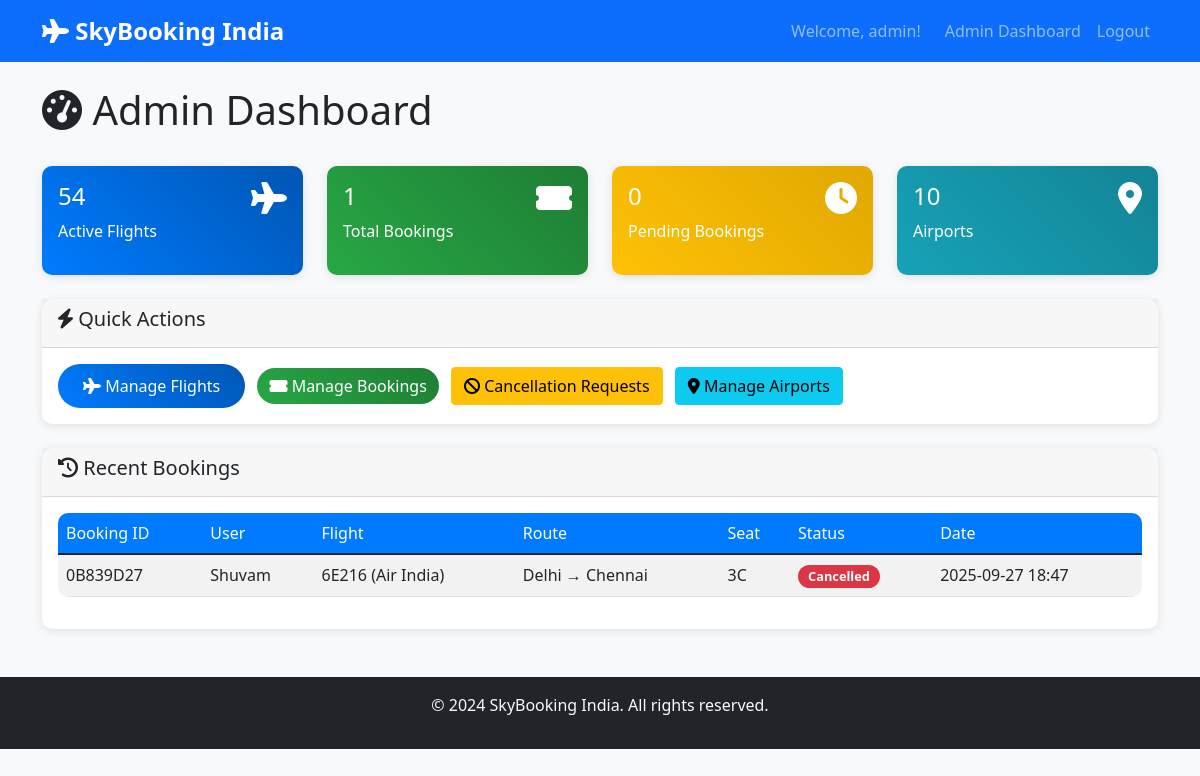
The page /admin/dashboard (signed in) on the database its author committed.
### tables this page shows
CREATE TABLE bookings
                 (id INTEGER PRIMARY KEY AUTOINCREMENT,
                  booking_id TEXT UNIQUE NOT NULL,
                  user_id INTEGER,
                  flight_id INTEGER,
                  seat_id INTEGER,
                  passenger_name TEXT NOT NULL,
                  passenger_email TEXT NOT NULL,
                  passenger_phone TEXT NOT NULL,
                  booking_date TIMESTAMP DEFAULT CURRENT_TIMESTAMP,
                  payment_status TEXT DEFAULT 'pending',
                  booking_status TEXT DEFAULT 'pending',
                  amount DECIMAL(10,2) NOT NULL,
                  FOREIGN KEY (user_id) REFERENCES users (id),
                  FOREIGN KEY (flight_id) REFERENCES flights (id),
                  FOREIGN KEY (seat_id) REFERENCES seats (id));

CREATE TABLE users
                 (id INTEGER PRIMARY KEY AUTOINCREMENT,
                  username TEXT UNIQUE NOT NULL,
                  password TEXT NOT NULL,
                  email TEXT NOT NULL,
                  user_type TEXT NOT NULL,
                  created_at TIMESTAMP DEFAULT CURRENT_TIMESTAMP);

CREATE TABLE flights
                 (id INTEGER PRIMARY KEY AUTOINCREMENT,
                  flight_number TEXT UNIQUE NOT NULL,
                  airline TEXT NOT NULL,
                  departure_airport_id INTEGER,
                  arrival_airport_id INTEGER,
                  departure_date DATE NOT NULL,
                  departure_time TIME NOT NULL,
                  arrival_time TIME NOT NULL,
                  price DECIMAL(10,2) NOT NULL,
                  total_seats INTEGER DEFAULT 60,
                  available_seats INTEGER DEFAULT 60,
                  status TEXT DEFAULT 'active',
                  FOREIGN KEY (departure_airport_id) REFERENCES airports (id),
                  FOREIGN KEY (arrival_airport_id) REFERENCES airports (id));

CREATE TABLE airports
                 (id INTEGER PRIMARY KEY AUTOINCREMENT,
                  code TEXT UNIQUE NOT NULL,
                  name TEXT NOT NULL,
                  city TEXT NOT NULL,
                  state TEXT NOT NULL);

CREATE TABLE seats
                 (id INTEGER PRIMARY KEY AUTOINCREMENT,
                  flight_id INTEGER,
                  seat_number TEXT NOT NULL,
                  is_booked BOOLEAN DEFAULT 0,
                  FOREIGN KEY (flight_id) REFERENCES flights (id));

### app.py (the view)
@app.route('/admin/dashboard')
def admin_dashboard():
    if 'user_id' not in session or session.get('user_type') != 'admin':
        flash('Access denied. Admin login required.')
        return redirect(url_for('login'))
    conn = get_db_connection()
    total_flights = conn.execute('SELECT COUNT(*) as count FROM flights WHERE status = "active"').fetchone()['count']
    total_bookings = conn.execute('SELECT COUNT(*) as count FROM bookings').fetchone()['count']
    pending_bookings = conn.execute('SELECT COUNT(*) as count FROM bookings WHERE booking_status = "pending"').fetchone()['count']
    total_airports = conn.execute('SELECT COUNT(*) as count FROM airports').fetchone()['count']
    recent_bookings = conn.execute('''
        SELECT b.*, f.flight_number, f.airline,
               dep.city as departure_city, arr.city as arrival_city,
               u.username, s.seat_number
        FROM bookings b
        JOIN flights f ON b.flight_id = f.id
        JOIN airports dep ON f.departure_airport_id = dep.id
        JOIN airports arr ON f.arrival_airport_id = arr.id
        JOIN users u ON b.user_id = u.id
        JOIN seats s ON b.seat_id = s.id
        ORDER BY b.booking_date DESC
        LIMIT 10
    ''').fetchall()
    conn.close()
    return render_template('admin_dashboard.html',
                         total_flights=total_flights,
                         total_bookings=total_bookings,
                         pending_bookings=pending_bookings,
                         total_airports=total_airports,
                         recent_bookings=recent_bookings)

### app.py (called while the page is built)
def get_db_connection():
    conn = sqlite3.connect('flight_system.db')
    conn.row_factory = sqlite3.Row
    return conn

### templates/admin_dashboard.html (shortened to what this page needs)
{% extends "base.html" %}
{% block content %}
<div class="d-flex justify-content-between align-items-center mb-4">
    <h1><i class="fas fa-tachometer-alt"></i> Admin Dashboard</h1>
</div>
<div class="row mb-4">
    <div class="col-md-3">
        <div class="card bg-primary text-white">
            <div class="card-body">
                <div class="d-flex justify-content-between">
                    <div>
                        <h4>{{ total_flights }}</h4>
                        <p>Active Flights</p>
                    </div>
                    <i class="fas fa-plane fa-2x"></i>
                </div>
            </div>
        </div>
    </div>
    <div class="col-md-3">
        <div class="card bg-success text-white">
            <div class="card-body">
                <div class="d-flex justify-content-between">
                    <div>
                        <h4>{{ total_bookings }}</h4>
                        <p>Total Bookings</p>
                    </div>
                    <i class="fas fa-ticket-alt fa-2x"></i>
                </div>
            </div>
        </div>
    </div>
    <div class="col-md-3">
        <div class="card bg-warning text-white">
            <div class="card-body">
                <div class="d-flex justify-content-between">
                    <div>
                        <h4>{{ pending_bookings }}</h4>
                        <p>Pending Bookings</p>
                    </div>
                    <i class="fas fa-clock fa-2x"></i>
                </div>
            </div>
        </div>
    </div>
    <div class="col-md-3">
        <div class="card bg-info text-white">
            <div class="card-body">
                <div class="d-flex justify-content-between">
                    <div>
                        <h4>{{ total_airports }}</h4>
                        <p>Airports</p>
                    </div>
                    <i class="fas fa-map-marker-alt fa-2x"></i>
                </div>
            </div>
        </div>
    </div>
</div>
<div class="row mb-4">
    <div class="col-md-12">
        <div class="card">
            <div class="card-header">
                <h5><i class="fas fa-bolt"></i> Quick Actions</h5>
            </div>
            <div class="card-body">
                <a href="{{ url_for('admin_flights') }}" class="btn btn-primary me-2">
                    <i class="fas fa-plane"></i> Manage Flights
                </a>
                <a href="{{ url_for('admin_bookings') }}" class="btn btn-success me-2">
                    <i class="fas fa-ticket-alt"></i> Manage Bookings
                </a>
                <a href="{{ url_for('admin_cancellations') }}" class="btn btn-warning me-2">
                    <i class="fas fa-ban"></i> Cancellation Requests
                </a>
                <a href="{{ url_for('admin_airports') }}" class="btn btn-info">
                    <i class="fas fa-map-marker-alt"></i> Manage Airports
                </a>
            </div>
        </div>
    </div>
</div>
<div class="card">
    <div class="card-header">
        <h5><i class="fas fa-history"></i> Recent Bookings</h5>
    </div>
    <div class="card-body">
        {% if recent_bookings %}
            <div class="table-responsive">
                <table class="table table-striped">
                    <thead>
                        <tr>
                            <th>Booking ID</th>
                            <th>User</th>
                            <th>Flight</th>
                            <th>Route</th>
                            <th>Seat</th>
                            <th>Status</th>
                            <th>Date</th>
                        </tr>
                    </thead>
                    <tbody>
                        {% for booking in recent_bookings %}
                        <tr>
                            <td>{{ booking.booking_id }}</td>
                            <td>{{ booking.username }}</td>
                            <td>{{ booking.flight_number }} ({{ booking.airline }})</td>
                            <td>{{ booking.departure_city }} → {{ booking.arrival_city }}</td>
                            <td>{{ booking.seat_number }}</td>
                            <td>
                                <span class="badge bg-{% if booking.booking_status == 'approved' %}success{% elif booking.booking_status == 'pending' %}warning{% else %}danger{% endif %}">
                                    {{ booking.booking_status|title }}
                                </span>
                            </td>
                            <td>{{ booking.booking_date[:16] }}</td>
                        </tr>
                        {% endfor %}
                    </tbody>
                </table>
            </div>
        {% else %}
            <p class="text-muted">No recent bookings</p>
        {% endif %}
    </div>
</div>
{% endblock %}

### static/css/style.css (style rules this page uses)
body { background-color: #f8f9fa; font-family: 'Segoe UI', Tahoma, Geneva, Verdana, sans-serif; }
.card { border: none; border-radius: 10px; box-shadow: 0 2px 10px rgba(0,0,0,0.1); transition: transform 0.2s; }
.btn-primary { background: linear-gradient(45deg, #007bff, #0056b3); border: none; border-radius: 25px; padding: 10px 25px; font-weight: 500; transition: all 0.3s ease; }
.btn-success { background: linear-gradient(45deg, #28a745, #1e7e34); border: none; border-radius: 25px; }
.badge { font-size: 0.8rem; padding: 5px 10px; border-radius: 12px; }
.table { background-color: white; border-radius: 10px; overflow: hidden; }
.table thead th { background-color: #007bff; color: white; border: none; font-weight: 500; }
.card.bg-primary { background: linear-gradient(45deg, #007bff, #0056b3) !important; }
.card.bg-success { background: linear-gradient(45deg, #28a745, #1e7e34) !important; }
.card.bg-warning { background: linear-gradient(45deg, #ffc107, #e0a800) !important; }
.card.bg-info { background: linear-gradient(45deg, #17a2b8, #138496) !important; }

### rows shown on the page
bookings: booking_id "0B839D27", username "Shuvam", flight_number "6E216", airline "Air India", departure_city "Delhi", arrival_city "Chennai", seat_number "3C", booking_status "Cancelled", booking_date "2025-09-27 18:47"

### other values the page prints
{{ session.get('username', 'User') }} "admin"
{{ total_flights }} "54"
{{ total_bookings }} "1"
{{ pending_bookings }} "0"
{{ total_airports }} "10"
